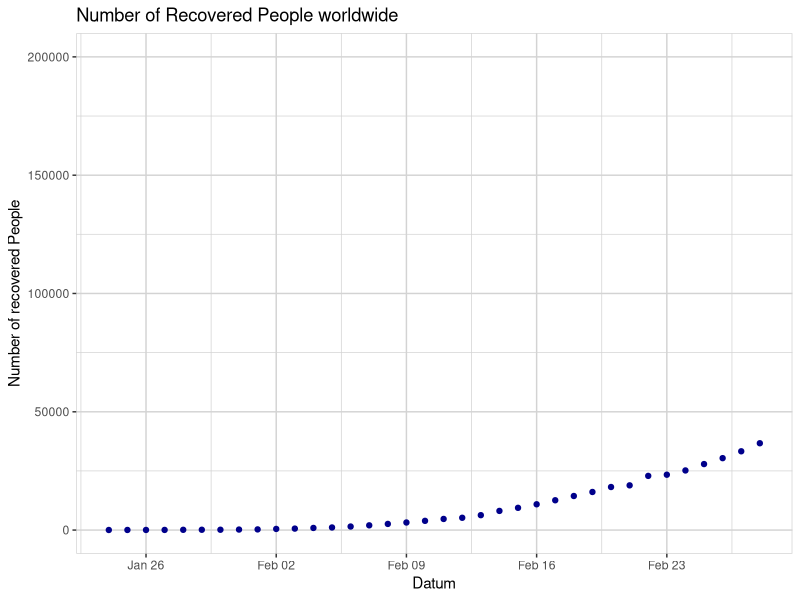

Here is the R script that generated this plot:
#Recovered Curve

library(readxl)
library(ggplot2)
library(ggthemes)

RecoveredDB<-read_excel("Statista_data/statistic_id1101076_entwicklung-der-weltweiten-anzahl-geheilter-corona-patienten--covid-19--in-2020.xlsx")
colnames(RecoveredDB)<-c("Datum","RecoveredNumber")
RecoveredDB<-RecoveredDB[-c(1,2),]
RecoveredDB$Datum <- as.Date(RecoveredDB$Datum, '%d. %b')




RecoveredGraph<-ggplot(data = RecoveredDB,
       mapping = aes(y = RecoveredNumber,
                     x = Datum
       )) +
  geom_point(color="darkblue")+
  ggtitle("Number of Recovered People worldwide")+
  ylab("Number of recovered People")+
  ylim(0, 200000)+
  theme(
    panel.background = element_rect(fill = 'white', colour = 'lightgrey', size = 0.5, linetype = "solid"), 
    panel.grid.major = element_line(size = 0.5, linetype = 'solid', colour = "lightgrey"),
    panel.grid.minor = element_line(size = 0.25, linetype = 'solid', colour = "lightgrey"),# Background of the entire plot
    legend.position="right",)


